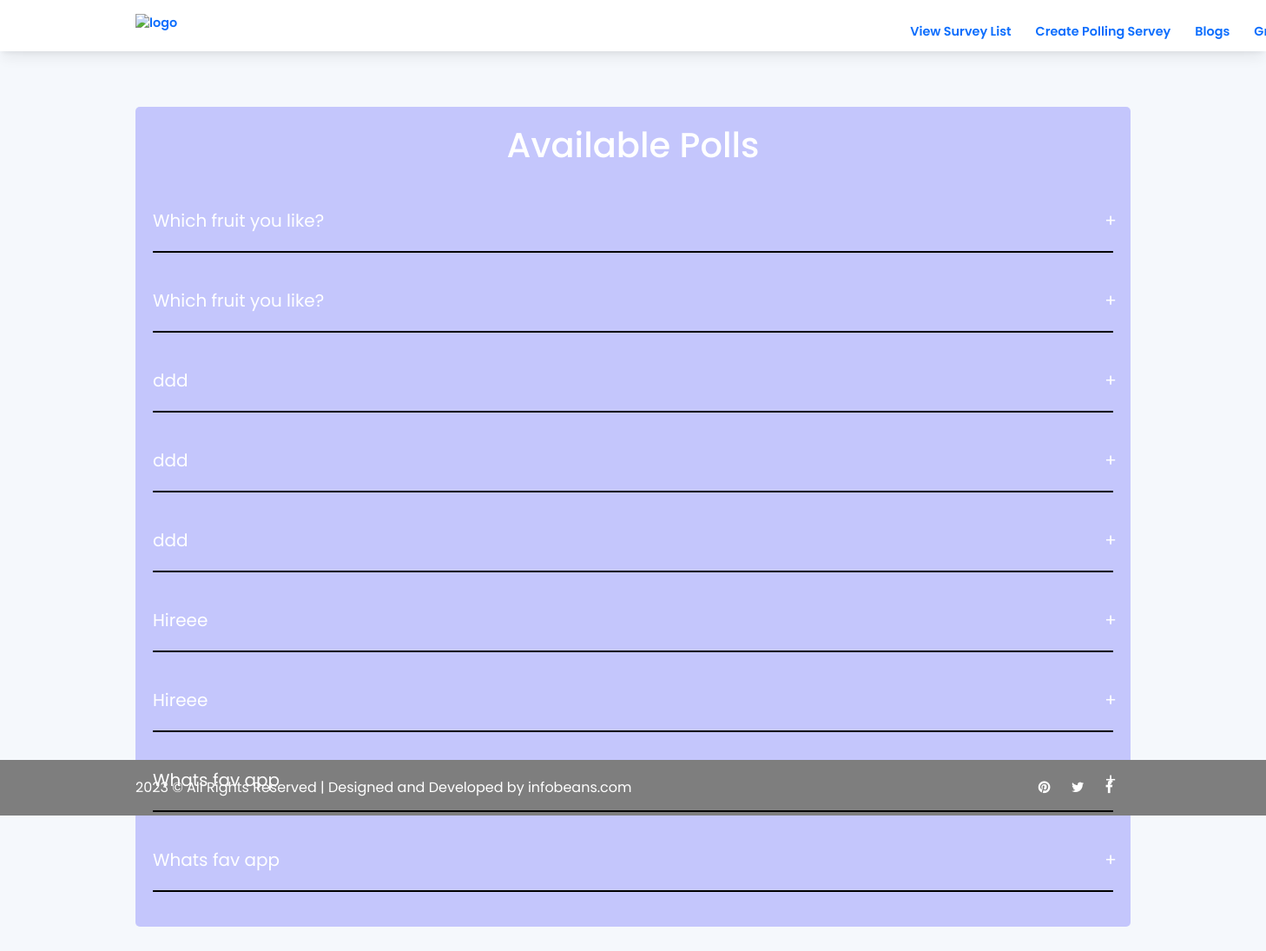
/home/ (signed in), run on the app's committed database.
### infobeans_polling_app/models.py (models this page shows, shortened)
class Poll(models.Model):
    question = models.TextField()
    option_one = models.CharField(max_length=30)
    option_two = models.CharField(max_length=30)
    option_three = models.CharField(max_length=30)
    option_one_count = models.IntegerField(default=0)
    option_two_count = models.IntegerField(default=0)
    option_three_count = models.IntegerField(default=0)

### infobeans_polling_app/views.py (the view)
# urls.py: 2. Add a URL to urlpatterns:  path('', views.home, name='home')
def home(request):
    try:
        polls = Poll.objects.all()
        print(polls)
    except Exception as e:
        print(f"Error occurred: {str(e)}")
    context = {
        'polls': polls,
    }
    return render(request, 'home.html', context)

### templates/home.html (shortened to what this page needs)
{% include "header.html" %}
{% load static %}
{% block header %}
  <section class="h-100 gradient-form">
  <div class="container py-5">
<div class="accordion">
        <h1 class="accordion-title">Available Polls</h1>
 {% for poll in polls %}
        <div class="content-container">
            <div class="question">{{ poll.question }}</div>
            <div class="answer"> <a href="{% url 'vote' poll.id %}" class="btn btn-info">Vote</a> &nbsp;
            </div>
        </div>
{% endfor %}
      </div>
  </div>
</section>
    {% endblock %}
{% block content %}
    {% include "footer.html" %}
{% endblock %}

### static/css/style.css (style rules this page uses)
* { margin: 0px; padding: 0px; list-style: none; }
html, body { height: 100%; font-family: "Poppins"; }
.h-100 { height: 100%; }
::placeholder { color: #747f8a !important; font-size: 13px; opacity: 0.5 !important; }
h1, h2, h3, h5, h6 { color: #fff; }
body { background-color: #f5f8fc !important; -webkit-font-smoothing: antialiased; -moz-osx-font-smoothing: grayscale; text-rendering: optimizeLegibility; color: #6A6A6A; overflow-x: hidden; }
.container { max-width: 1170px; }

### static/css/login.css (style rules this page uses)
@media (min-width: 768px) { .gradient-form { height: 100vh !important; } }
body { background-image: url('https://cdn.pixabay.com/photo/2016/11/30/12/09/question-mark-1872634_960_720.jpg'); background-repeat: no-repeat; background-position: center; background-size: cover; background-attachment: fixed; height: 100vh; justify-content: center; align-items: center;; }
.accordion { background-color: #fff; border-radius: 5px; padding: 20px; background: rgba(0,0,255,0.2); color:white; }
.accordion .accordion-title { margin-bottom: 28px; text-align: center; }
.accordion .content-container .question { padding: 20px 0px; font-size: 20px; cursor: pointer; border-bottom: 2px solid black; position: relative; }
.accordion .content-container .question::after { content: '+'; position: absolute; right: -4px; }
.accordion .content-container .answer { padding-top: 20px; line-height: 1.4; font-size: 20px; height: 0px; overflow: hidden; transition: .5s; }

### data on the page
Poll: question "Which fruit you like?"
Poll: question "Which fruit you like?"
Poll: question "ddd"
Poll: question "ddd"
Poll: question "ddd"
Poll: question "Hireee"
Poll: question "Hireee"
Poll: question "Whats fav app"
Poll: question "Whats fav app"
